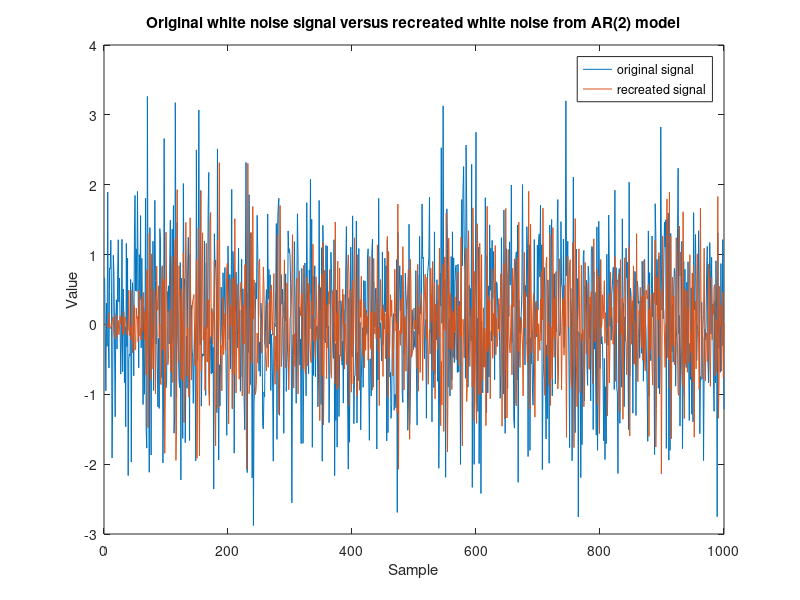
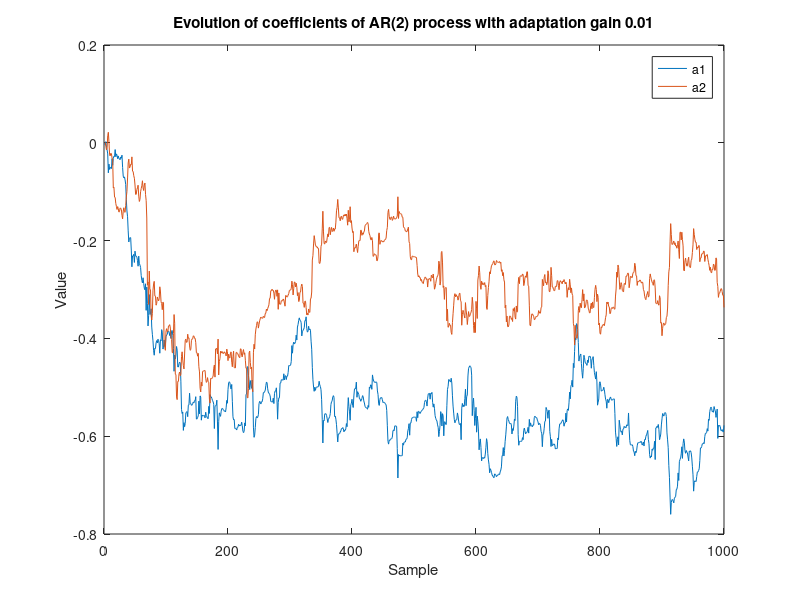
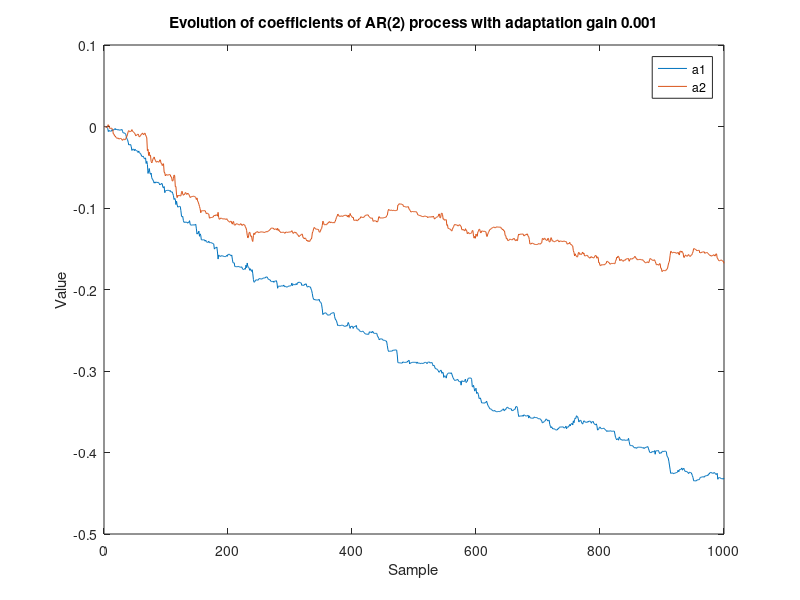
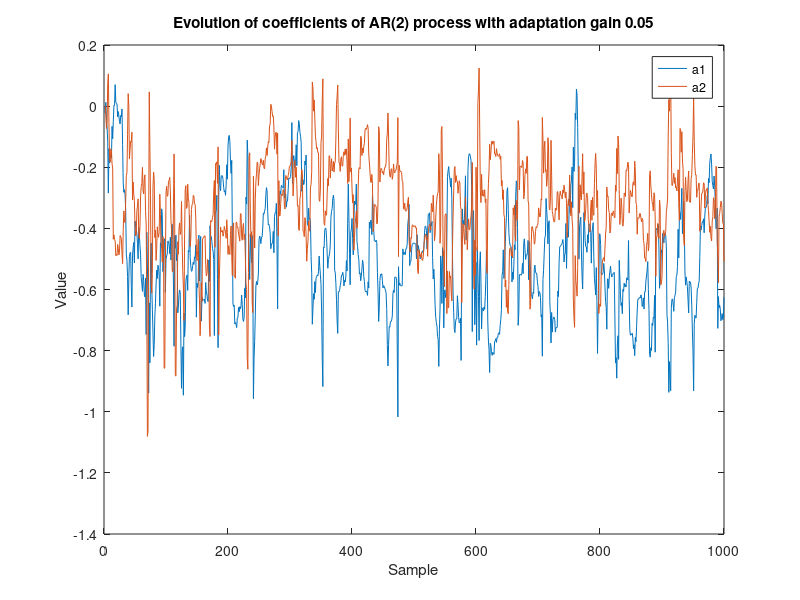

Recreate these plots in MATLAB, in order.
N = 1000;
whitenoise = randn(N,1);
% Synthesis stage common to all 4 scenarios
processorder = 2;
a = [1 -0.9 -0.2];
x = filter(a,[1],whitenoise);
% Vector for plotting
samples = 1:1:N;
% Delayed versions of signal
delay1 = zeros(1,1);
delay2 = zeros(2,1);
xd1 = vertcat(delay1,x); %x[n-1]
xd2 = vertcat(delay2,x); %x[n-2]

% Analysis stage for adaptation gain 1 = 0.01
a_1 = zeros(processorder+1,1);
aevol_1 = zeros(processorder+1,N);
xhat_1 = zeros(N,1); 
e_1 = zeros(N,1); 
mu1 = 0.01;
for n = 1:N
    xn = vertcat(x(n),xd1(n),xd2(n));
    xsmall = vertcat(xd1(n),xd2(n));
    asmall = vertcat(a_1(processorder),a_1(processorder+1));
    xhat_1(n) = (asmall')*xsmall;
    e_1(n) = x(n) - xhat_1(n);
    a_1 = a_1 + mu1*e_1(n)*xn;
    aevol_1(:,n) = a_1;
end
%Test analysis system against original signal
figure
plot(samples, whitenoise);
hold on
plot(samples, xhat_1);
%plot(samples, e_1);
hold off
title('Original white noise signal versus recreated white noise from AR(2) model')
xlabel('Sample')
ylabel('Value')
legend('original signal','recreated signal')
% Analyse evolution of a1 & a2 for adaptation gain 1 = 0.01
a1_1 = aevol_1(2,:);
a2_1 = aevol_1(3,:);
figure
plot(samples, a1_1)
hold on
plot(samples, a2_1)
hold off
title('Evolution of coefficients of AR(2) process with adaptation gain 0.01')
xlabel('Sample')
ylabel('Value')
legend('a1','a2')

% Analysis stage for adaptation gain 2 = 0.001
a_2 = zeros(processorder+1,1);
aevol_2 = zeros(processorder+1,N);
xhat_2 = zeros(N,1); 
e_2 = zeros(N,1); 
mu2 = 0.001;
for n = 1:N
    xn = vertcat(x(n),xd1(n),xd2(n));
    xsmall = vertcat(xd1(n),xd2(n));
    asmall = vertcat(a_2(processorder),a_2(processorder+1));
    xhat_2(n) = (asmall')*xsmall;
    e_2(n) = x(n) - xhat_2(n);
    a_2 = a_2 + mu2*e_2(n)*xn;
    aevol_2(:,n) = a_2;
end
% Analyse evolution of a1 & a2 for adaptation gain 2 = 0.001
a1_2 = aevol_2(2,:);
a2_2 = aevol_2(3,:);
figure
plot(samples, a1_2)
hold on
plot(samples, a2_2)
hold off
title('Evolution of coefficients of AR(2) process with adaptation gain 0.001')
xlabel('Sample')
ylabel('Value')
legend('a1','a2')

% Analysis stage for adaptation gain 3 = 0.05
a_3 = zeros(processorder+1,1);
aevol_3 = zeros(processorder+1,N);
xhat_3 = zeros(N,1); 
e_3 = zeros(N,1); 
mu3 = 0.05;
for n = 1:N
    xn = vertcat(x(n),xd1(n),xd2(n));
    xsmall = vertcat(xd1(n),xd2(n));
    asmall = vertcat(a_3(processorder),a_3(processorder+1));
    xhat_3(n) = (asmall')*xsmall;
    e_3(n) = x(n) - xhat_3(n);
    a_3 = a_3 + mu3*e_3(n)*xn;
    aevol_3(:,n) = a_3;
end
% Analyse evolution of a1 & a2 for adaptation gain 3 = 0.1
a1_3 = aevol_3(2,:);
a2_3 = aevol_3(3,:);
figure
plot(samples, a1_3)
hold on
plot(samples, a2_3)
hold off
title('Evolution of coefficients of AR(2) process with adaptation gain 0.05')
xlabel('Sample')
ylabel('Value')
legend('a1','a2')

% Analysis stage for adaptation gain 4 = 0.1
a_4 = zeros(processorder+1,1);
aevol_4 = zeros(processorder+1,N);
xhat_4 = zeros(N,1); 
e_4 = zeros(N,1); 
mu4 = 0.1;
for n = 1:N
    xn = vertcat(x(n),xd1(n),xd2(n));
    xsmall = vertcat(xd1(n),xd2(n));
    asmall = vertcat(a_4(processorder),a_4(processorder+1));
    xhat_4(n) = (asmall')*xsmall;
    e_4(n) = x(n) - xhat_4(n);
    a_4 = a_4 + mu4*e_4(n)*xn;
    aevol_4(:,n) = a_4;
end
% Analyse evolution of a1 & a2 for adaptation gain 4 = 0.1
a1_4 = aevol_4(2,:);
a2_4 = aevol_4(3,:);
figure
plot(samples, a1_4)
hold on
plot(samples, a2_4)
hold off
title('Evolution of coefficients of AR(2) process with adaptation gain 0.1')
xlabel('Sample')
ylabel('Value')
legend('a1','a2')
